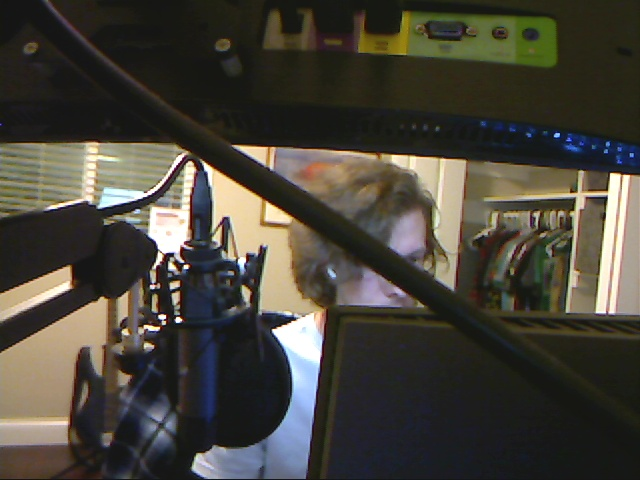
#> input picture python/live image feed/frame0.jpg, 640 x 480 px, given in place of the camera
$ python example.py
#> lines starting #> are read from the running program, lines starting #| are printed output that depends on the picture
import sys
import argparse
from tokenize import String
import cv2
import numpy as np

def parse_cli_args():
    parser = argparse.ArgumentParser()
    parser.add_argument("--video_device", dest="video_device",
                        help="Video device # of USB webcam (/dev/video?) [0]",
                        default=0, type=int)
    parser.add_argument("--gsttheta", dest="gsttheta", help="nvdec, auto, none", default="none")
    arguments = parser.parse_args()
    return arguments


# Open an external usb camera /dev/videoX
def open_theta_device(device_number):
    print(f"attempting to use v4l2loopback on /dev/video {device_number}")
    return cv2.VideoCapture(device_number)

# https://github.com/nickel110/gstthetauvc
# example uses hardware acceleration
def open_gst_thetauvc_nvdec():
    print("attempting hardware acceleration for NVIDIA GPU with gstthetauvc")
    return cv2.VideoCapture("thetauvcsrc \
    ! queue \
    ! h264parse \
    ! nvdec \
    ! gldownload \
    ! queue \
    ! videoconvert n-threads=0 \
    ! video/x-raw,format=BGR \
    ! queue \
    ! appsink")

# without hardware acceleration
def open_gst_thetauvc_auto():
    return cv2.VideoCapture("thetauvcsrc \
        ! decodebin \
        ! autovideoconvert \
        ! video/x-raw,format=BGRx \
        ! queue ! videoconvert \
        ! video/x-raw,format=BGR ! queue ! appsink")

def read_cam(video_capture):
    if video_capture.isOpened():
        windowName = "main_canny"
        cv2.namedWindow(windowName, cv2.WINDOW_NORMAL)
        cv2.resizeWindow(windowName,1280,720)
        cv2.moveWindow(windowName,0,0)
        cv2.setWindowTitle(windowName,"RICOH THETA OpenCV Python Demo")
        showWindow=3  # Show all stages
        showHelp = True
        font = cv2.FONT_HERSHEY_PLAIN
        helpText="'Esc' to Quit, '1' for Camera Feed, '2' for Canny Detection, '3' for All Stages. '4' to hide help"
        edgeThreshold=40
        showFullScreen = False
        while True:
            if cv2.getWindowProperty(windowName, 0) < 0: # Check to see if the user closed the window
                # This will fail if the user closed the window; Nasties get printed to the console
                break;
            ret_val, frame = video_capture.read();
#> frame is the input picture: shape (480, 640, 3); mean B, G, R 58.2, 67.4, 71.1
            hsv=cv2.cvtColor(frame, cv2.COLOR_BGR2GRAY)
            blur=cv2.GaussianBlur(hsv,(7,7),1.5)
            edges=cv2.Canny(blur,0,edgeThreshold)
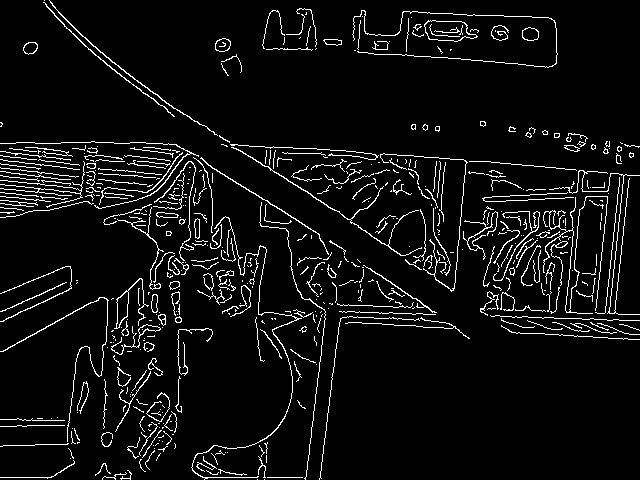
#> edges: shape (480, 640); 6% white in thin lines or dots
            if showWindow == 3:  # Need to show the 4 stages
                # Composite the 2x2 window
                # Feed from the camera is RGB, the others gray
                # To composite, convert gray images to color.
                # All images must be of the same type to display in a window
                frameRs=cv2.resize(frame, (640,360))
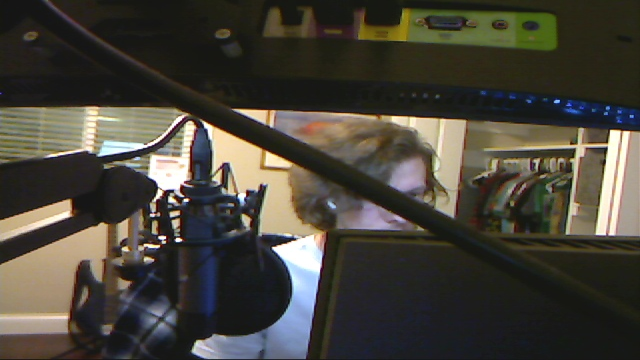
#> frameRs: shape (360, 640, 3); mean B, G, R 58.2, 67.4, 71.1
                hsvRs=cv2.resize(hsv,(640,360))
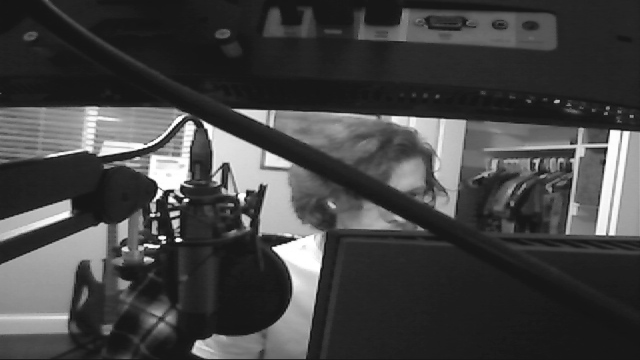
#> hsvRs: shape (360, 640); min 17, max 255, mean 67.5
                vidBuf = np.concatenate((frameRs, cv2.cvtColor(hsvRs,cv2.COLOR_GRAY2BGR)), axis=1)
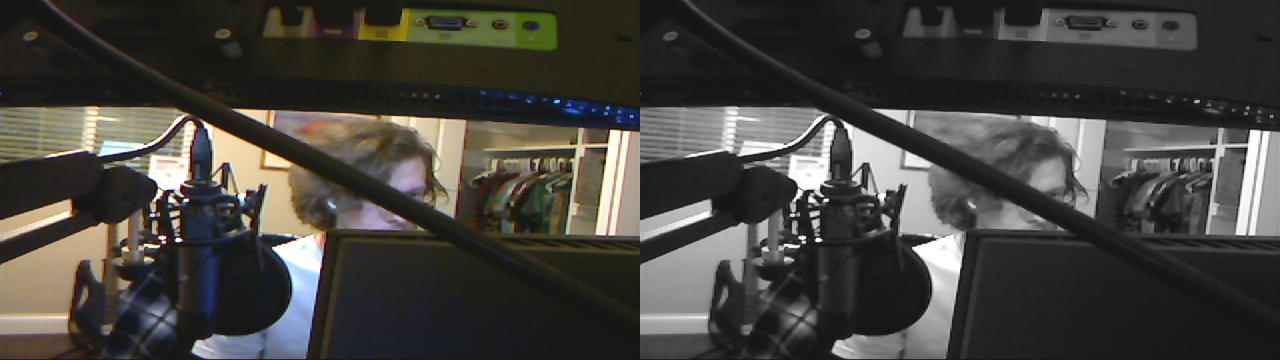
#> vidBuf: shape (360, 1280, 3); mean B, G, R 62.8, 67.5, 69.3
                blurRs=cv2.resize(blur,(640,360))
                edgesRs=cv2.resize(edges,(640,360))
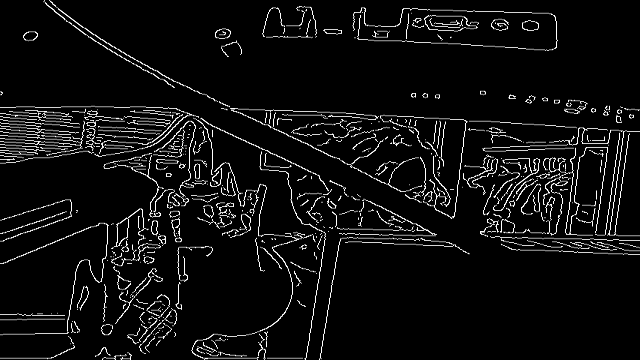
#> edgesRs: shape (360, 640); min 0, max 255, mean 15.4
                vidBuf1 = np.concatenate( (cv2.cvtColor(blurRs,cv2.COLOR_GRAY2BGR),cv2.cvtColor(edgesRs,cv2.COLOR_GRAY2BGR)), axis=1)
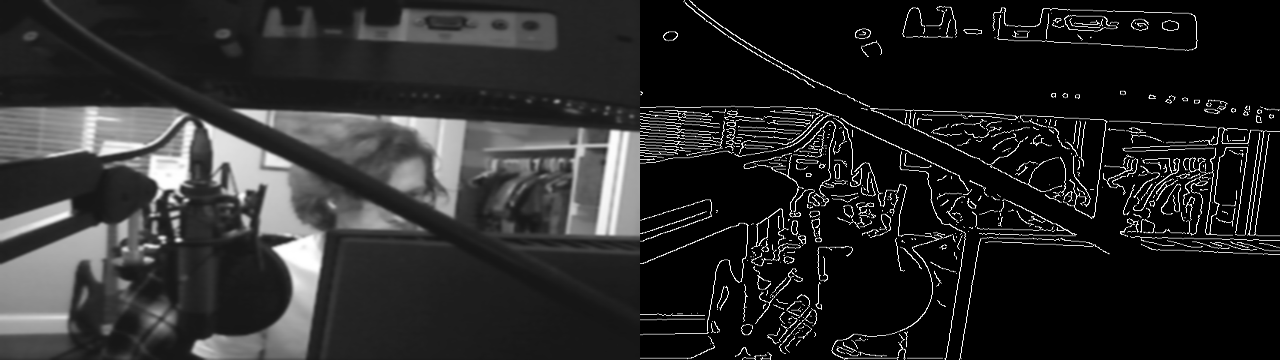
#> vidBuf1: shape (360, 1280, 3); min 0, max 255, mean 41.4
                vidBuf = np.concatenate( (vidBuf, vidBuf1), axis=0)
#> vidBuf: shape (720, 1280, 3)

            if showWindow==1: # Show Camera Frame
                displayBuf = frame
            elif showWindow == 2: # Show Canny Edge Detection
                displayBuf = edges
            elif showWindow == 3: # Show All Stages
                displayBuf = vidBuf

            if showHelp == True:
                cv2.putText(displayBuf, helpText, (11,20), font, 1.0, (32,32,32), 4, cv2.LINE_AA)
                cv2.putText(displayBuf, helpText, (10,20), font, 1.0, (240,240,240), 1, cv2.LINE_AA)
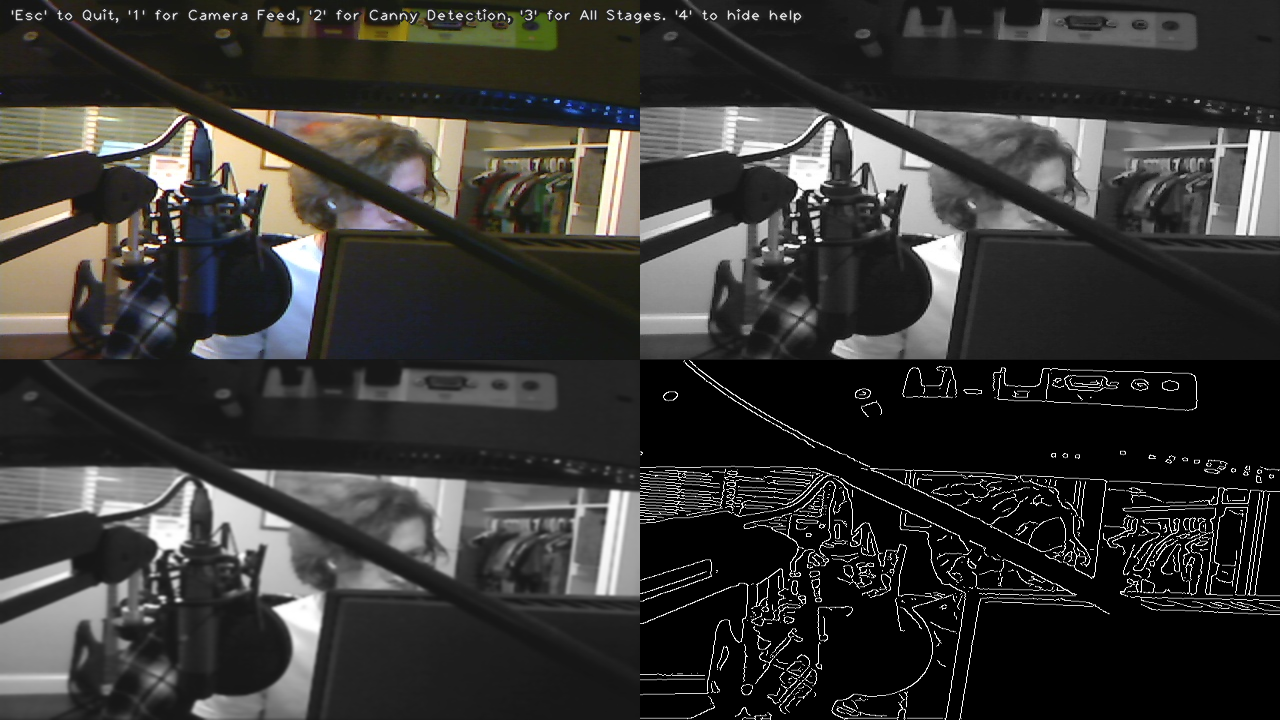
#> displayBuf: shape (720, 1280, 3); mean B, G, R 52.5, 54.7, 55.7
            cv2.imshow(windowName,displayBuf)
            key=cv2.waitKey(10)
#> (key Esc is pressed here)
            if key == 27: # Check for ESC key
                cv2.destroyAllWindows()
                break ;
            elif key==49: # 1 key, show frame
                cv2.setWindowTitle(windowName,"Camera Feed")
                showWindow=1
            elif key==50: # 2 key, show Canny
                cv2.setWindowTitle(windowName,"Canny Edge Detection")
                showWindow=2
            elif key==51: # 3 key, show Stages
                cv2.setWindowTitle(windowName,"Camera, Gray scale, Gaussian Blur, Canny Edge Detection")
                showWindow=3
            elif key==52: # 4 key, toggle help
                showHelp = not showHelp
            elif key==44: # , lower canny edge threshold
                edgeThreshold=max(0,edgeThreshold-1)
                print ('Canny Edge Threshold Maximum: ',edgeThreshold)
            elif key==46: # , raise canny edge threshold
                edgeThreshold=edgeThreshold+1
                print ('Canny Edge Threshold Maximum: ', edgeThreshold)
            elif key==74: # Toggle fullscreen; This is the F3 key on this particular keyboard
                # Toggle full screen mode
                if showFullScreen == False :
                    cv2.setWindowProperty(windowName, cv2.WND_PROP_FULLSCREEN, cv2.WINDOW_FULLSCREEN)
                else:
                    cv2.setWindowProperty(windowName, cv2.WND_PROP_FULLSCREEN, cv2.WINDOW_NORMAL)
                showFullScreen = not showFullScreen

    else:
     print ("camera open failed")


if __name__ == '__main__':
    arguments = parse_cli_args()
    print("Called with args:")
    print(arguments)
    print("OpenCV version: {}".format(cv2.__version__))
    print("Device Number:",arguments.video_device)
    if arguments.gsttheta=='nvdec':
        video_capture=open_gst_thetauvc_nvdec()
    elif arguments.gsttheta == 'auto':
        video_capture=open_gst_thetauvc_auto()
    else:
      video_capture=open_theta_device(arguments.video_device)
    read_cam(video_capture)
    video_capture.release()
    cv2.destroyAllWindows()
